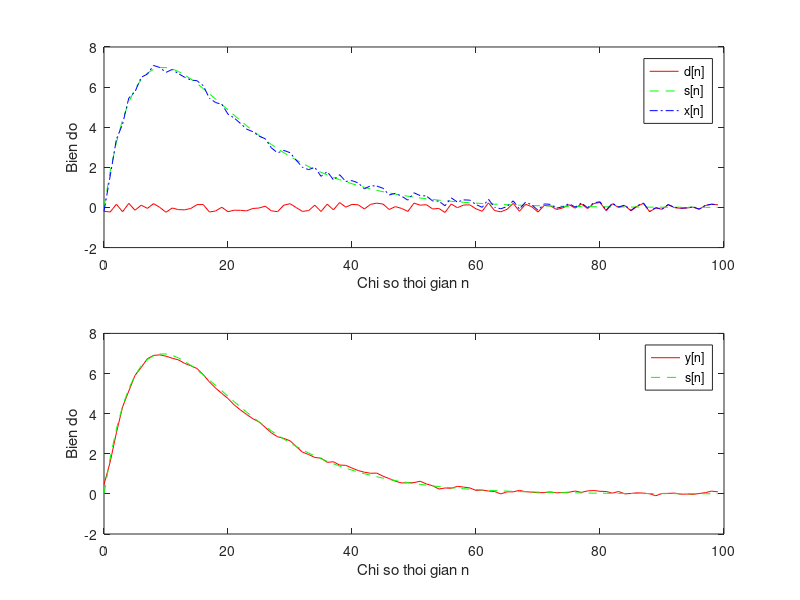
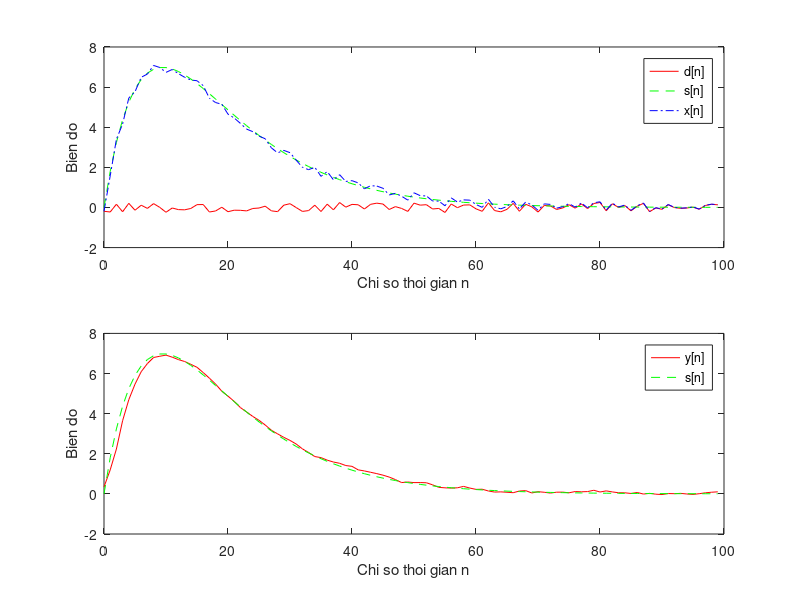

Write the MATLAB code that produced these figures, in order.
clf;
R=100;
d=0.5*(rand(R,1)-0.5);
m=0:R-1;
s=2*m.*(0.9.^m);
x=s+d';
figure(1);
subplot(2,1,1);
plot(m,d','r-',m,s,'g--',m,x,'b-.');
xlabel('Chi so thoi gian n'); ylabel('Bien do');
legend('d[n]','s[n]','x[n]');
x1=[0 0 x]; x2=[0 x 0]; x3=[x 0 0];
y=(x1+x2+x3)/3;
subplot(2,1,2);
plot(m,y(2:R+1),'r-',m,s,'g--');
legend('y[n]','s[n]');
xlabel('Chi so thoi gian n'); ylabel('Bien do');
figure(2);
subplot(2,1,1);
plot(m,d','r-',m,s,'g--',m,x,'b-.');
xlabel('Chi so thoi gian n'); ylabel('Bien do');
legend('d[n]','s[n]','x[n]');
y1=[0 0 0 x]; y2=[0 0 x 0]; y3=[0 x 0 0]; y4=[x 0 0 0];
y=(y1+y2+y3+y4)/4;
subplot(2,1,2);
plot(m,y(2:R+1),'r-',m,s,'g--');
legend('y[n]','s[n]');
xlabel('Chi so thoi gian n'); ylabel('Bien do');
